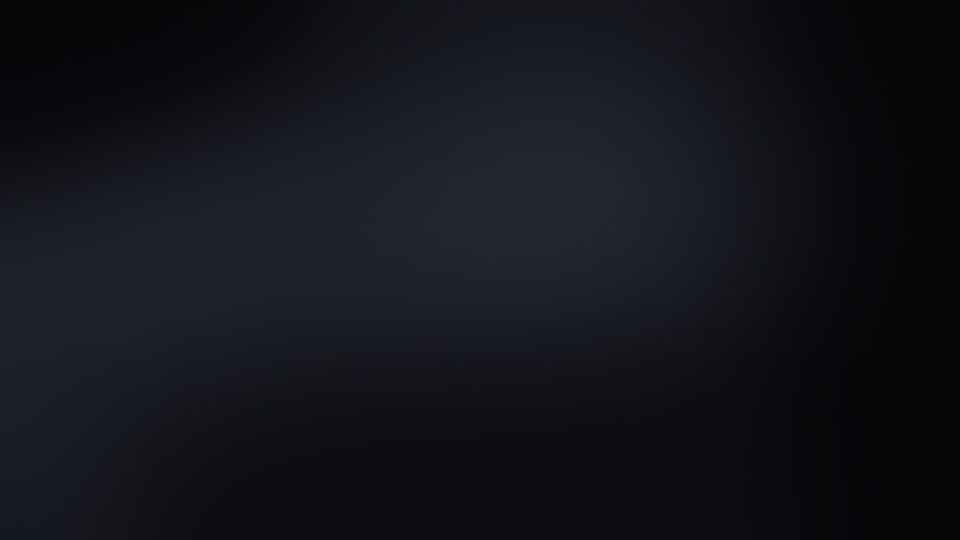
#> input picture assets/hero_backgrounds/default.jpg, 960 x 540 px
$ python -i make_hero_backgrounds.py   (imports and definitions only)
#> lines starting #> are read from the running program, lines starting #| are printed output that depends on the picture
#!/usr/bin/env python3
"""tools/make_hero_backgrounds.py - Generate pre-blurred, color-graded hero backgrounds per app.

Pillow only. Creates 960x540 JPEGs under 60 KB each.
If an app specifies a backgroundImage in config/hero.json, it cover-crops, blurs, and darkens it.
Otherwise, generates a smooth multi-stop gradient with soft organic shapes based on the app's accent color.
"""

import os
import sys
import json
from PIL import Image, ImageDraw, ImageFilter, ImageEnhance

PROJECT_ROOT = os.path.dirname(os.path.dirname(os.path.abspath(__file__)))
APPS_JSON = os.path.join(PROJECT_ROOT, "config", "apps.json")
HERO_JSON = os.path.join(PROJECT_ROOT, "config", "hero.json")
OUTPUT_DIR = os.path.join(PROJECT_ROOT, "assets", "hero_backgrounds")

TARGET_WIDTH = 960
TARGET_HEIGHT = 540
MAX_BYTES = 60 * 1024  # 60 KB limit

# [1 line not run here, left out]


def hex_to_rgb(hex_str):
    h = hex_str.lstrip("#")
    return tuple(int(h[i:i+2], 16) for i in (0, 2, 4))


# [42 lines left out: function generate_gradient_background, not called in this run]


def process_custom_background(image_path):
    """Cover-crop, blur, and darken custom image."""
#> called with image_path = '../assets/hero_backgrounds/default.jpg'
    img = Image.open(image_path).convert("RGB")
#> img is the input picture: PIL image 960x540 RGB; mean R, G, B 18.4, 20.2, 26
    w, h = img.size
#> w = 960; h = 540
    target_ratio = TARGET_WIDTH / TARGET_HEIGHT
    current_ratio = w / h
#> current_ratio = 1.78

    if current_ratio > target_ratio:
        new_w = int(h * target_ratio)
        offset = (w - new_w) // 2
        img = img.crop((offset, 0, offset + new_w, h))
    else:
        new_h = int(w / target_ratio)
#> new_h = 540
        offset = (h - new_h) // 2
#> offset = 0
        img = img.crop((0, offset, w, offset + new_h))

    img = img.resize((TARGET_WIDTH, TARGET_HEIGHT), Image.Resampling.LANCZOS)
    img = img.filter(ImageFilter.GaussianBlur(28))

    # Darken
    enhancer = ImageEnhance.Brightness(img)
    img = enhancer.enhance(0.55)
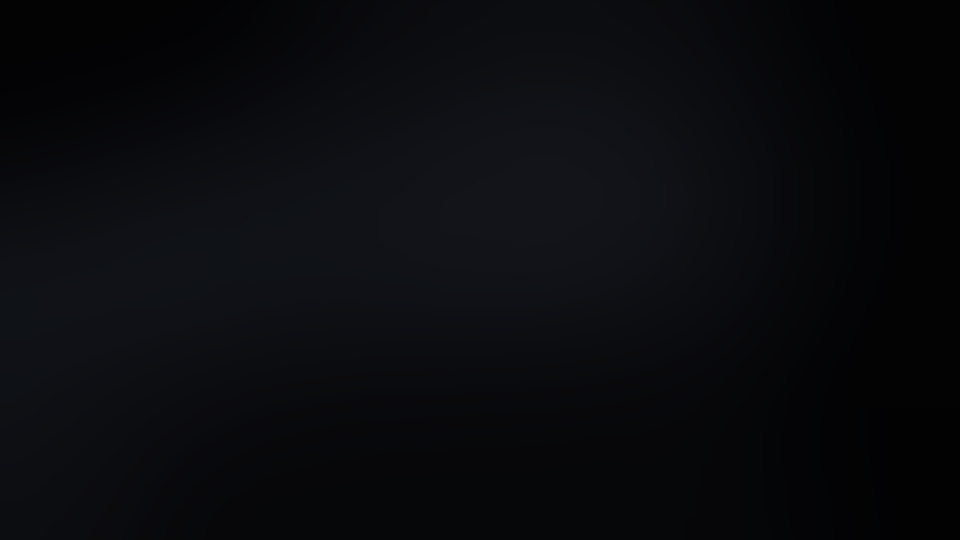
#> img: PIL image 960x540 RGB; mean R, G, B 9.6, 10.6, 13.8
    return img


# [61 lines left out: function main, not called in this run]


# [2 lines not run here, left out]

>>> result = process_custom_background('../assets/hero_backgrounds/default.jpg')
